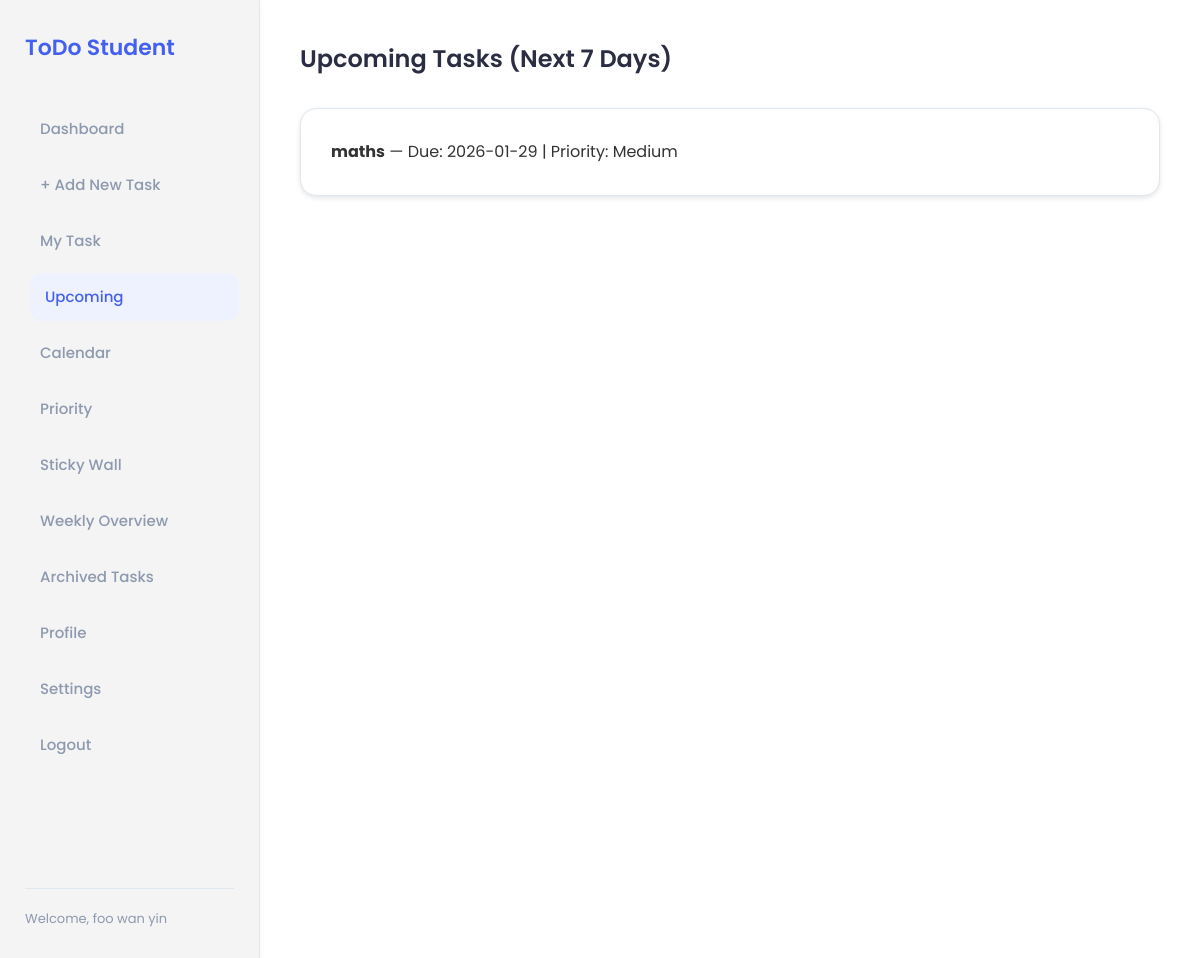
/upcoming.php (signed in), run on the app's committed database.
### tables this page shows
CREATE TABLE `tasks` (
  `id` int(11) NOT NULL,
  `user_id` int(11) DEFAULT NULL,
  `title` varchar(200) DEFAULT NULL,
  `description` text DEFAULT NULL,
  `due_date` date DEFAULT NULL,
  `category` varchar(50) DEFAULT NULL,
  `priority` varchar(20) DEFAULT NULL,
  `status` enum('On-going','Pending','Completed') DEFAULT NULL,
  `is_archived` tinyint(1) DEFAULT 0,
  `created_at` timestamp NOT NULL DEFAULT current_timestamp()
);

### upcoming.php (the view, shortened to what this page needs)
<?php
include 'db/config.php';
$user_id = $_SESSION['user_id'];
$today = date('Y-m-d');
$week = date('Y-m-d', strtotime('+7 days'));
$stmt = $conn->prepare("
    SELECT * FROM tasks
    WHERE user_id = ?
      AND is_archived = 0
      AND status != 'Completed'
      AND due_date BETWEEN ? AND ?
    ORDER BY due_date ASC
");
$stmt->bind_param("iss", $user_id, $today, $week);
$stmt->execute();
$tasks = $stmt->get_result();
?>
<!DOCTYPE html>
<html>
<head>
    <link rel="stylesheet" href="css/style.css">
</head>
<body>
<div class="wrapper">
<?php include 'sidebar.php'; ?>
<div class="main">
    <div class="header"><h3>Upcoming Tasks (Next 7 Days)</h3></div>
    <div class="card">
        <?php if ($tasks->num_rows > 0): ?>
            <?php while ($t = $tasks->fetch_assoc()): ?>
                <p>
                    <b><?php echo htmlspecialchars($t['title']); ?></b> —
                    Due: <?php echo $t['due_date']; ?> |
                    Priority: <?php echo $t['priority']; ?>
                </p>
            <?php endwhile; ?>
        <?php else: ?>
            <p>No upcoming tasks.</p>
        <?php endif; ?>
    </div>
</div>
</div>
</body>
</html>

### css/style.css (style rules this page uses)
:root { --primary-color: #4361ee; --primary-dark: #3046b5; --secondary-color: #3f37c9; --success-color: #2ec4b6; --warning-color: #ff9f1c; --danger-color: #e71d36; --light-bg: #f8f9fa; --sidebar-bg: #ffffff; --text-color: #2b2d42; --text-muted: #8d99ae; --border-color: #dfe7ef; --shadow-sm: 0 2px 8px rgba(0, 0, 0, 0.04); --shadow-md: 0 8px 24px rgba(149, 157, 165, 0.1); }
* { margin: 0; padding: 0; box-sizing: border-box; font-family: 'Poppins', sans-serif; }
body { background: var(--light-bg); color: var(--text-color); line-height: 1.6; }
.wrapper { display: flex; min-height: 100vh; }
.main { flex: 1; padding: 40px; max-width: 1200px; margin: 0 auto; width: 100%; }
.header { display: flex; justify-content: space-between; align-items: center; margin-bottom: 30px; }
.header h3 { font-size: 24px; font-weight: 600; color: var(--text-color); }
.card { background: #ffffff; border-radius: 16px; padding: 30px; box-shadow: var(--shadow-sm); border: 1px solid var(--border-color); margin-bottom: 25px; transition: transform 0.2s ease, box-shadow 0.2s ease; }
body { background-color: #ffffff; color: #333; }
.main { background-color: #fff; color: #333; }
.card { background-color: #fff; box-shadow: 0 2px 5px rgba(0, 0, 0, 0.1); }

### data on the page
tasks: title "maths", due_date "2026-01-29", priority "Medium"

### other printed values
$_SESSION['user_name'] "foo wan yin"
